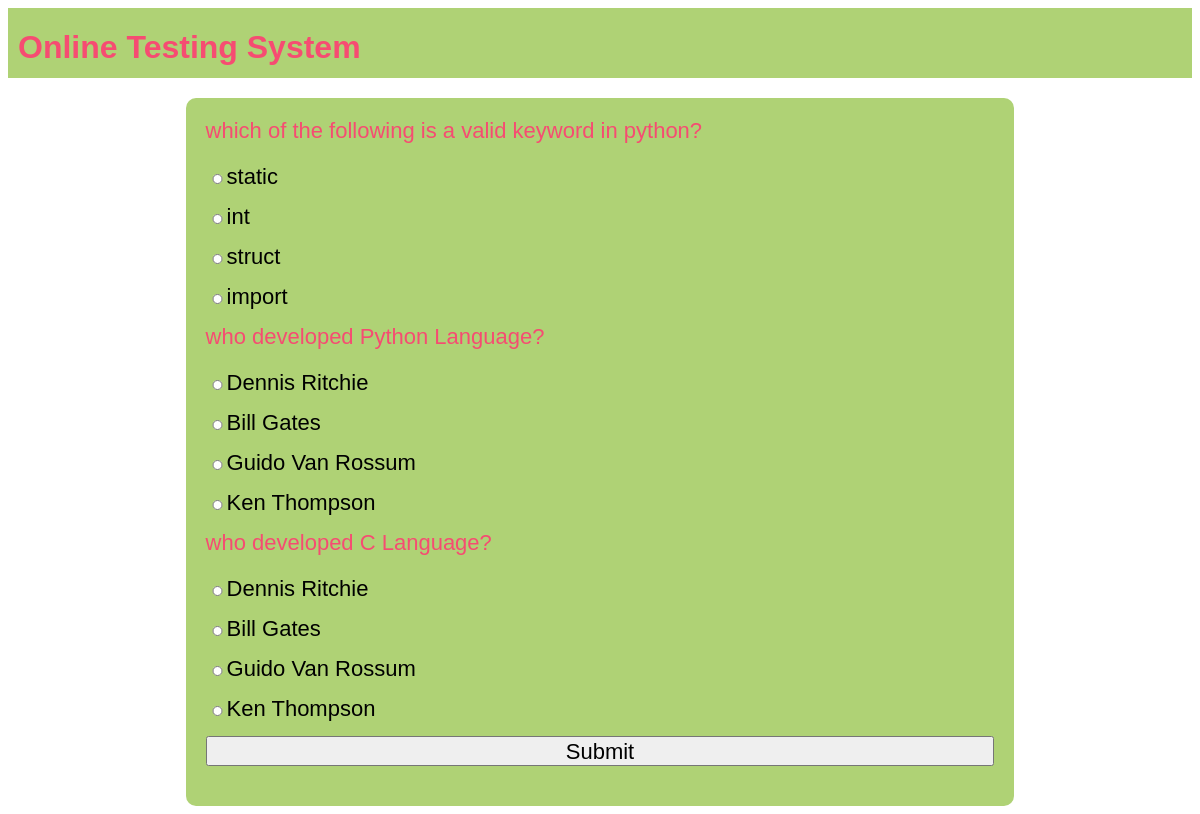
Page /OTS/test-paper?n=3 on the committed database.
### OTS/models.py (models this page shows)
class Question(models.Model):
    qid=models.BigAutoField(primary_key=True,auto_created=True)
    que=models.TextField()
    a=models.CharField(max_length=255)
    b=models.CharField(max_length=255)
    c=models.CharField(max_length=255)
    d=models.CharField(max_length=255)
    ans=models.CharField(max_length=2)

### OTS/views.py (the view)
# urls.py: path('test-paper',testPaper,name='testPaper'),
def testPaper(request):
    if 'name' not in request.session.keys():
        res=HttpResponseRedirect("login")
    n=int(request.GET['n'])
    question_pool=list(Question.objects.all())
    random.shuffle(question_pool)
    questions_list=question_pool[:n]
    context={'questions':questions_list}
    res=render(request,'test_paper.html',context)
    return res

### OTS/templates/test_paper.html (shortened to what this page needs)
{% extends 'main.html' %}
{% block content %}
<form action="{% url 'OTS:calculateTest' %}" method="post">
    {% for question in questions %}
    <div class="question">
        {{question.que}}
    </div>
    <div class="options"><input type="radio" name="q{{question.qid}}" value="a">{{question.a}}</div>
    <div class="options"><input type="radio" name="q{{question.qid}}" value="b">{{question.b}}</div>
    <div class="options"><input type="radio" name="q{{question.qid}}" value="c">{{question.c}}</div>
    <div class="options"><input type="radio" name="q{{question.qid}}" value="d">{{question.d}}</div>
    {% endfor %}
    <div><input type="submit" value="Submit"></div>
</form>
{% endblock %}

### OTS/static/theme.css (style rules this page uses)
* { font-family:'Gill Sans', 'Gill Sans MT', Calibri, 'Trebuchet MS', sans-serif; }

### OTS/static/formstyle.css (style rules this page uses)
form { box-sizing:border-box; padding:20px; border-radius:10px; background-color:#AFD275; display:table; width:100%; }
input { display:block; width:100%; margin-bottom:20px; height:30px; font-size:22px; }
.question { color:#F64C72; font-size:22px; margin-bottom:20px; }
.options { font-size:22px; }
.options input { display:inline; width:fit-content; height:10px; }

### rows in the picture
Question: que "which of the following is a valid keyword in python?", a "static", b "int", c "struct", d "import"
Question: que "who developed Python Language?", a "Dennis Ritchie", b "Bill Gates", c "Guido Van Rossum", d "Ken Thompson"
Question: que "who developed C Language?", a "Dennis Ritchie", b "Bill Gates", c "Guido Van Rossum", d "Ken Thompson"
